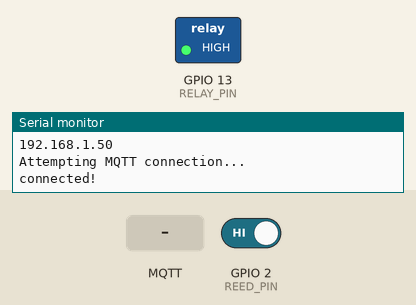
The sketch below on a simulated ESP8266 (NodeMCU). Shown: switched loads named in the sketch (green lamp = pin HIGH), the last lines printed to the serial monitor. Inputs (shaded band) come from the test bench; at power-on: GPIO 2 (REED_PIN) HIGH. WiFi joins after 1.5 s; servers stay silent unless stated; no MQTT or app messages arrive unless stated.

Above: at 2.7 s.
2.8 s: MQTT message "1" arrives on the first subscribed topic
At 2.95 s:
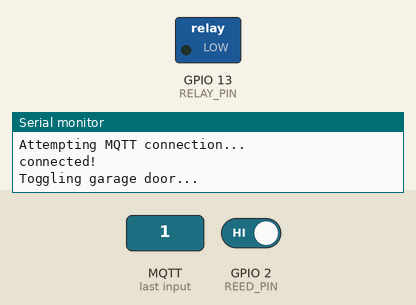
4.6 s: GPIO 2 (REED_PIN) driven LOW
11.5 s: GPIO 2 (REED_PIN) driven HIGH
Timing chart, 0 to 14.5 s (numbered marks = the images above; inputs shaded):
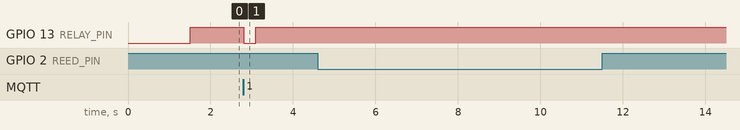

Measured:
- after the input at 2.8 s, GPIO 13 (RELAY_PIN): HIGH → LOW at once, → HIGH 0.30 s later

The sketch:

esp8266_sensor_cover.ino
```cpp
#include <ESP8266WiFi.h>
#include <PubSubClient.h>

const char* SSID = "*";
const char* SSID_PASSWORD = "*";
const char* MQTT_HOST = "*";
const char* MQTT_USER = "*";
const char* MQTT_PASSWORD = "*";
const char* SUB_TOPIC = "home-assistant/garage-door-basement/set";
const char* PUB_TOPIC = "home-assistant/garage-door-basement/sensor";

const int RELAY_PIN = 13;
const int REED_PIN = 2;

WiFiClient espClient;
PubSubClient client(espClient);

long lastMsg = 0;
String strTopic;
int proximity;

void setup_wifi() {
  delay(10);

  // We start by connecting to a WiFi network
  Serial.println();
  Serial.print("Connecting to ");
  Serial.println(SSID);

  WiFi.begin(SSID, SSID_PASSWORD);

  while (WiFi.status() != WL_CONNECTED)
  {
    delay(500);
    Serial.print(".");
  }

  Serial.println("");
  Serial.println("WiFi connected");
  Serial.println("IP address: ");
  Serial.println(WiFi.localIP());
}

void callback(char* topic, byte* payload, unsigned int length) {
  payload[length] = '\0';
  strTopic = String((char*)topic);
  if(strTopic == SUB_TOPIC) {
    Serial.println("Toggling garage door...");
    digitalWrite(RELAY_PIN, LOW);
    delay(300);
    digitalWrite(RELAY_PIN, HIGH);
    Serial.println("Garage door toggled!");
  }
}

void reconnect() {
  // Loop until we're reconnected
  while (!client.connected()) {
    Serial.println("Attempting MQTT connection...");
    // Attempt to connect
    if (client.connect("arduinoClient", MQTT_USER, MQTT_PASSWORD)) {
      Serial.println("connected!");
      // Once connected, publish an announcement...
      client.subscribe(SUB_TOPIC);
    } else {
      Serial.print("failed, rc=");
      Serial.println(client.state());
      Serial.println("Try again in 5 seconds...");
      delay(5000);
    }
  }
}

void setup()
{
  Serial.begin(115200);
  setup_wifi();
  client.setServer(MQTT_HOST, 1883);
  client.setCallback(callback);

  pinMode(RELAY_PIN, OUTPUT);
  pinMode(REED_PIN, INPUT_PULLUP);
  digitalWrite(RELAY_PIN, HIGH);

}

void loop()
{
  if (!client.connected()) {
    reconnect();
  }
  client.loop();

  long now = millis();
  if (now - lastMsg > 5000) {
    lastMsg = now;

    int proximity = digitalRead(REED_PIN);
    if (proximity == LOW) {
        Serial.println("Door closed");
        client.publish(PUB_TOPIC, "OFF");
    }
    else {
        Serial.println("Door open");
        client.publish(PUB_TOPIC, "ON");
    }
  }
}
```
